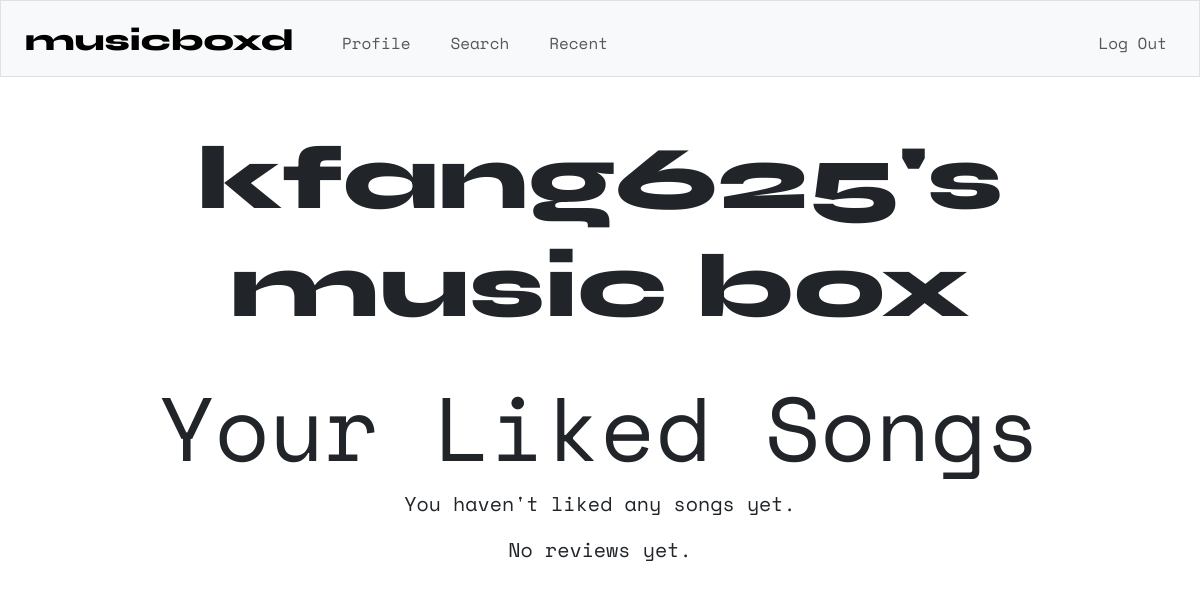
The app's page /profile (signed in), older data.
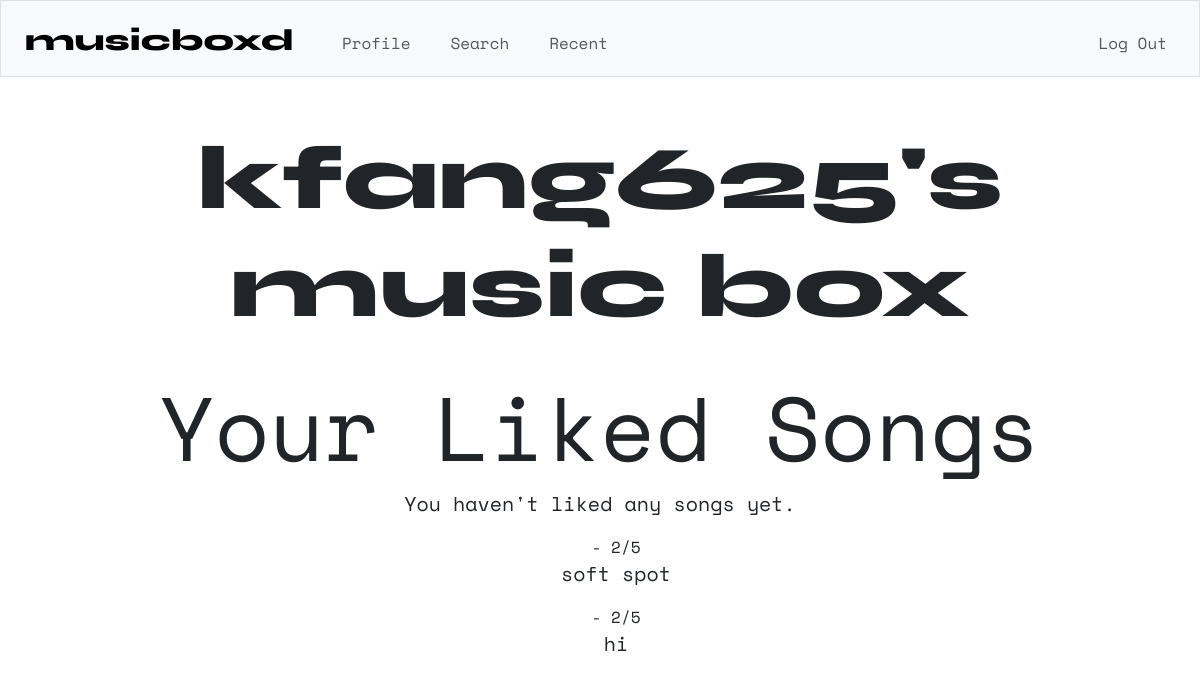
The same page, newer data.
### tables this page shows
CREATE TABLE users ( id INTEGER PRIMARY KEY, username TEXT NOT NULL UNIQUE, hash TEXT NOT NULL );

CREATE TABLE reviews (
    id INTEGER PRIMARY KEY,
    review TEXT NOT NULL,
    rating INTEGER NOT NULL,
    user_id INTEGER NOT NULL,
    song_id TEXT NOT NULL,
    FOREIGN KEY (user_id) REFERENCES users (id),
    FOREIGN KEY (song_id) REFERENCES songs (id)
);

### app.py (the view)
@app.route("/profile")
@login_required
def profile():
    user = db.execute("SELECT * FROM users WHERE id = ?", (session["user_id"],))
    if len(user) != 1:
        error_message = "Something went wrong during registration."
        return render_template("profile.html", error_message=error_message)
    username = user[0]["username"]
    reviews = db.execute("SELECT * FROM reviews WHERE user_id = ?", session["user_id"])
    return render_template("profile.html", name=username, reviews=reviews)

### helpers.py (called while the page is built)
def login_required(f):
    @wraps(f)
    def decorated_function(*args, **kwargs):
        if session.get("user_id") is None:
            return redirect("/login")
        return f(*args, **kwargs)
    return decorated_function

### templates/profile.html (shortened to what this page needs)
{% extends "layout.html" %}
{% block main %}
    <div class="profile-container">
        <h1 class="syne">{{ name }}'s<br>music box</h1>
        <br>
        <h1>Your Liked Songs</h1>
        {% if songs %}
            <ul>
                {% for song in songs %}
                    <li>{{ song.name }} by {{ song.artist }}</li>
                {% endfor %}
            </ul>
        {% else %}
            <p>You haven't liked any songs yet.</p>
        {% endif %}
        {% if reviews %}
            <ul>
                {% for review in reviews %}
                    <li>
                        <strong>{{ review['song_title'] }}</strong> - {{ review['rating'] }}/5
                        <p>{{ review['review'] }}</p>
                    </li>
                {% endfor %}
            </ul>
        {% else %}
            <p>No reviews yet.</p>
        {% endif %}
    </div>
    <br>
{% endblock %}

### templates/layout.html (shortened to what this page needs)
<!DOCTYPE html>
<html lang="en">
    <head>
        <link href="https://cdn.jsdelivr.net/npm/bootstrap@5.3.3/dist/css/bootstrap.min.css" rel="stylesheet">
        <link href="/static/styles.css" rel="stylesheet">
    </head>
    <body>
        {% if session["user_id"] %}
            <nav class="bg-light border navbar navbar-expand-md navbar-light">
                <div class="container-fluid px-4">
                    <a class="navbar-brand" href="/"><span class="syne" style="font-size:30px">musicboxd</span></a>
                    <div class="collapse navbar-collapse" id="navbar">
                        <ul class="navbar-nav me-auto mt-2">
                            <li class="nav-item ms-4"><a class="nav-link" href="/profile">Profile</a></li>
                            <li class="nav-item ms-4"><a class="nav-link" href="/search">Search</a></li>
                            <li class="nav-item ms-4"><a class="nav-link" href="/recent">Recent</a></li>
                        </ul>
                        <ul class="navbar-nav ms-auto mt-2">
                            <li class="nav-item"><a class="nav-link" href="/logout">Log Out</a></li>
                        </ul>
                    </div>
                </div>
            </nav>
        {% endif %}
        <main class="container py-5 text-center">
            {% block main %}{% endblock %}
        </main>
    </body>
</html>

### static/styles.css (style rules this page uses)
h1 { font-size: 90px; }
p { font-size: 20px; }
ul { list-style-type: none; }
nav .navbar-brand { font-size: xx-large; font-family: "Space Mono"; }
body { font-family: "Space Mono"; }
.syne { font-family: "Syne", sans-serif; font-optical-sizing: auto; font-weight: 800; font-style: normal; }

Row changes from the older to the newer data that the page shows:
added reviews: rating "2", review "soft spot"
added reviews: rating "2", review "hi"
Text that changed along with them:
text no longer shown: "No reviews yet."
